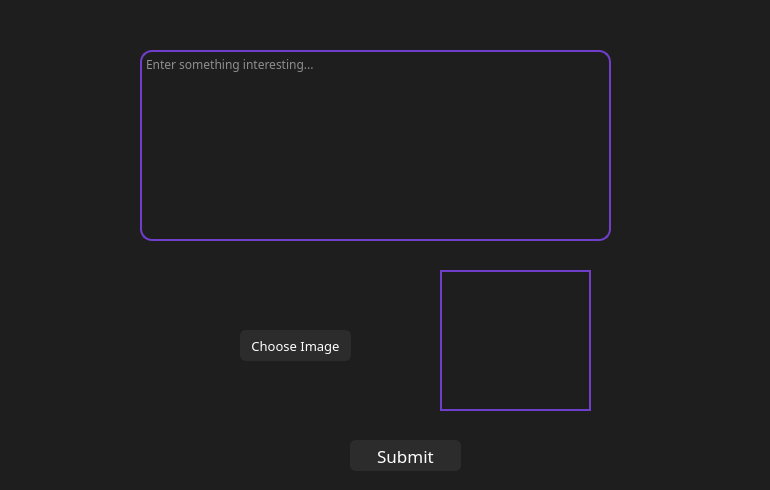
<?xml version="1.0" encoding="UTF-8"?>
<ui version="4.0">
 <class>Receptionist_newsClass</class>
 <widget class="QWidget" name="Receptionist_newsClass">
  <property name="geometry">
   <rect>
    <x>0</x>
    <y>0</y>
    <width>770</width>
    <height>490</height>
   </rect>
  </property>
  <property name="windowTitle">
   <string>Form</string>
  </property>
  <property name="styleSheet">
   <string notr="true">background-color:#1e1e1e;</string>
  </property>
  <widget class="QTextEdit" name="News">
   <property name="geometry">
    <rect>
     <x>140</x>
     <y>50</y>
     <width>471</width>
     <height>191</height>
    </rect>
   </property>
   <property name="font">
    <font>
     <family>DM Serif Display</family>
     <pointsize>9</pointsize>
    </font>
   </property>
   <property name="styleSheet">
    <string notr="true">border: 2px solid #6F3FCC;
border-radius: 12px;
color:white;</string>
   </property>
   <property name="placeholderText">
    <string>Enter something interesting...</string>
   </property>
  </widget>
  <widget class="QLabel" name="image">
   <property name="geometry">
    <rect>
     <x>440</x>
     <y>270</y>
     <width>151</width>
     <height>141</height>
    </rect>
   </property>
   <property name="styleSheet">
    <string notr="true">border: 2px solid #6F3FCC;</string>
   </property>
   <property name="text">
    <string/>
   </property>
  </widget>
  <widget class="QPushButton" name="chooseImage">
   <property name="geometry">
    <rect>
     <x>240</x>
     <y>330</y>
     <width>111</width>
     <height>31</height>
    </rect>
   </property>
   <property name="font">
    <font>
     <family>Futura</family>
     <pointsize>10</pointsize>
    </font>
   </property>
   <property name="styleSheet">
    <string notr="true">QPushButton {
    background-color: #2c2c2c;  
    color: white;
    border: 2px solid #2c2c2c;
    border-radius: 6px;
}

QPushButton:hover {
    background-color: #8B50FF ; 
    border: 2px solid #8B50FF ;
    color: white;
}

QPushButton:pressed {
    background-color: #6F3FCC; 
}</string>
   </property>
   <property name="text">
    <string>Choose Image</string>
   </property>
  </widget>
  <widget class="QPushButton" name="submit">
   <property name="geometry">
    <rect>
     <x>350</x>
     <y>440</y>
     <width>111</width>
     <height>31</height>
    </rect>
   </property>
   <property name="font">
    <font>
     <family>Futura</family>
     <pointsize>13</pointsize>
    </font>
   </property>
   <property name="styleSheet">
    <string notr="true">QPushButton {
    background-color: #2c2c2c;  
    color: white;
    border: 2px solid #2c2c2c;
    border-radius: 6px;
}

QPushButton:hover {
    background-color: #8B50FF ; 
    border: 2px solid #8B50FF ;
    color: white;
}

QPushButton:pressed {
    background-color: #6F3FCC; 
}</string>
   </property>
   <property name="text">
    <string>Submit</string>
   </property>
  </widget>
 </widget>
 <resources/>
 <connections/>
</ui>
